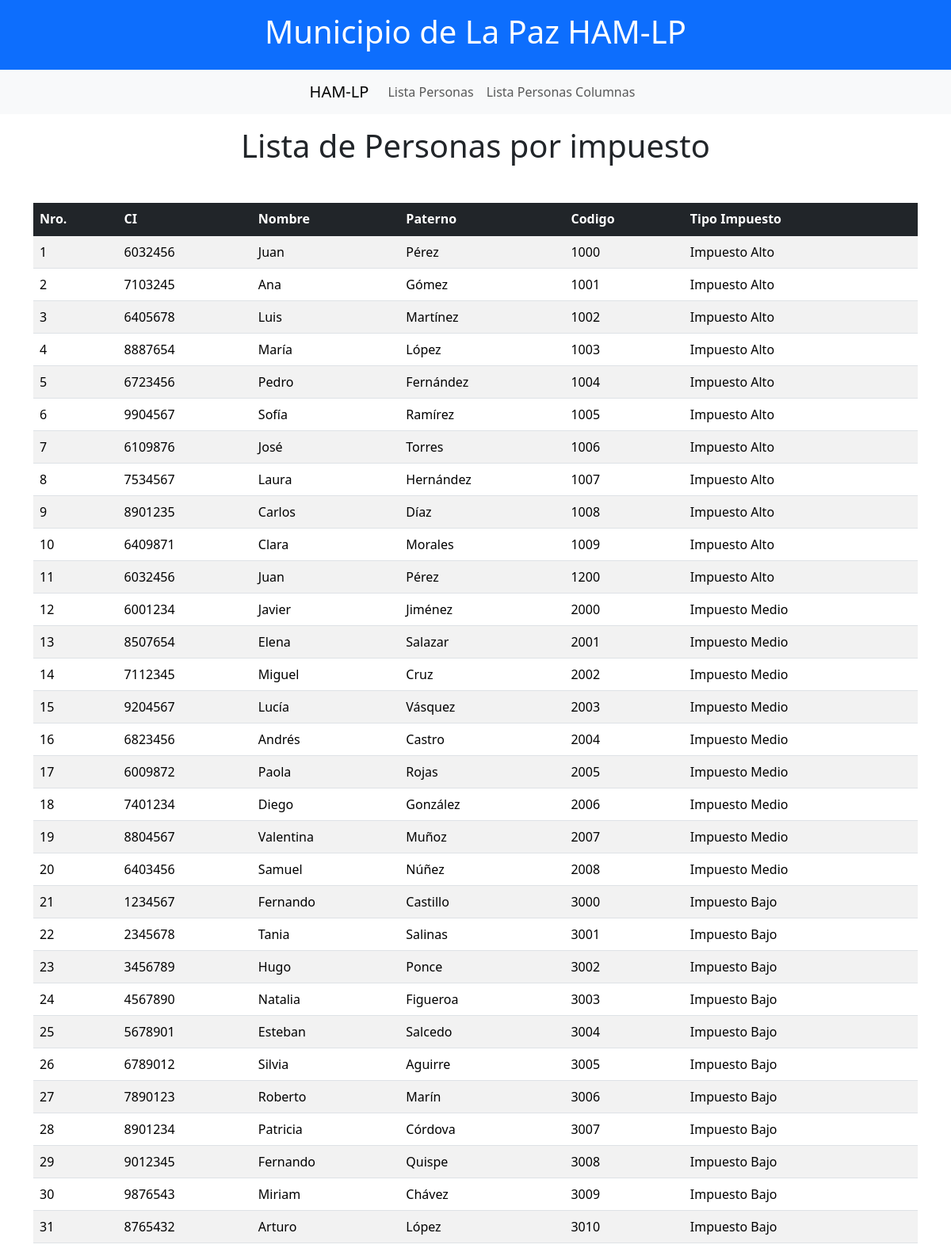
Screenshot of /6/LisstaPersonas.php with the database file from the repository.
### tables this page shows
CREATE TABLE `persona` (
  `ci` int(11) NOT NULL,
  `nombre` varchar(50) NOT NULL,
  `paterno` varchar(50) NOT NULL
);

CREATE TABLE `catastro` (
  `id` int(11) NOT NULL,
  `zona` varchar(50) NOT NULL,
  `xini` decimal(10,6) NOT NULL,
  `yini` decimal(10,6) NOT NULL,
  `xfin` decimal(10,6) NOT NULL,
  `yfin` decimal(10,6) NOT NULL,
  `superficie` decimal(10,2) NOT NULL,
  `ci` int(11) NOT NULL,
  `distrito` varchar(50) NOT NULL
);

### 6/LisstaPersonas.php (the view, shortened to what this page needs)
<?php
include 'conexion.php';
$sql = "select p.ci, p.nombre, p.paterno, c.id,
    case when c.id like '1%' then 'Impuesto Alto'
        when c.id like '2%' then 'Impuesto Medio'
        when c.id like '3%' then 'Impuesto Bajo'
        else 'Sin Clasificación'
    end as tipo_impuesto
from persona p
join catastro c ON p.ci = c.ci
order by c.id;";
$resultado = mysqli_query($conn, $sql);
?>
<!DOCTYPE html>
<html lang="es">
<head>
    <link href="https://cdn.jsdelivr.net/npm/bootstrap@5.3.3/dist/css/bootstrap.min.css" rel="stylesheet">
</head>
<body>
    <?php include('./nav.php'); ?>
    <main>
        <div class="text-center mt-3">
            <h1>Lista de Personas por impuesto</h1>
        </div>
        <div class="container mt-5">
            <table class="table table-striped">
                <thead class="table-dark">
                    <tr>
                        <th scope="col">Nro.</th>
                        <th scope="col">CI</th>
                        <th scope="col">Nombre</th>
                        <th scope="col">Paterno</th>
                        <th scope="col">Codigo</th>
                        <th scope="col">Tipo Impuesto</th>
                    </tr>
                </thead>
                <tbody class="table-group-divider">
                    <?php
                    $nro = 1;
                    while ($fila = mysqli_fetch_array($resultado)) {
                        echo "<tr>";
                        echo "<td>{$nro}</td>";
                        echo "<td scope='row'>{$fila['ci']}</td>";
                        echo "<td>{$fila['nombre']}</td>";
                        echo "<td>{$fila['paterno']}</td>";
                        echo "<td>{$fila['id']}</td>";
                        echo "<td>{$fila['tipo_impuesto']}</td>";
                        echo "</tr>";
                        $nro++;
                    }
                    ?>
                </tbody>
            </table>
        </div>
    </main>
</body>
</html>

### 6/nav.php (shortened to what this page needs)
<div class="bg-primary text-white text-center py-3">
    <h1>Municipio de La Paz HAM-LP</h1>
</div>
<nav class="navbar navbar-expand-lg navbar-light bg-light">
<div class="collapse navbar-collapse justify-content-center" id="navbarNav">
        <a class="navbar-brand" href="index.php">HAM-LP</a>
        <ul class="navbar-nav">
            <li class="nav-item">
                <a class="nav-link" href="LisstaPersonas.php">Lista Personas</a>
            </li>
            <li class="nav-item">
                <a class="nav-link" href="ListaPersonasColumna.php">Lista Personas Columnas</a>
            </li>
        </ul>
    </div>
</nav>

### rows the page displays
persona: ci "6032456", nombre "Juan", paterno "Pérez", catastro.id "1000", tipo_impuesto "Impuesto Alto", catastro.id "1200"
persona: ci "7103245", nombre "Ana", paterno "Gómez", catastro.id "1001", tipo_impuesto "Impuesto Alto"
persona: ci "6405678", nombre "Luis", paterno "Martínez", catastro.id "1002", tipo_impuesto "Impuesto Alto"
persona: ci "8887654", nombre "María", paterno "López", catastro.id "1003", tipo_impuesto "Impuesto Alto"
persona: ci "6723456", nombre "Pedro", paterno "Fernández", catastro.id "1004", tipo_impuesto "Impuesto Alto"
persona: ci "9904567", nombre "Sofía", paterno "Ramírez", catastro.id "1005", tipo_impuesto "Impuesto Alto"
persona: ci "6109876", nombre "José", paterno "Torres", catastro.id "1006", tipo_impuesto "Impuesto Alto"
persona: ci "7534567", nombre "Laura", paterno "Hernández", catastro.id "1007", tipo_impuesto "Impuesto Alto"
persona: ci "8901235", nombre "Carlos", paterno "Díaz", catastro.id "1008", tipo_impuesto "Impuesto Alto"
persona: ci "6409871", nombre "Clara", paterno "Morales", catastro.id "1009", tipo_impuesto "Impuesto Alto"
persona: ci "6001234", nombre "Javier", paterno "Jiménez", catastro.id "2000", tipo_impuesto "Impuesto Medio"
persona: ci "8507654", nombre "Elena", paterno "Salazar", catastro.id "2001", tipo_impuesto "Impuesto Medio"
persona: ci "7112345", nombre "Miguel", paterno "Cruz", catastro.id "2002", tipo_impuesto "Impuesto Medio"
persona: ci "9204567", nombre "Lucía", paterno "Vásquez", catastro.id "2003", tipo_impuesto "Impuesto Medio"
persona: ci "6823456", nombre "Andrés", paterno "Castro", catastro.id "2004", tipo_impuesto "Impuesto Medio"
persona: ci "6009872", nombre "Paola", paterno "Rojas", catastro.id "2005", tipo_impuesto "Impuesto Medio"
persona: ci "7401234", nombre "Diego", paterno "González", catastro.id "2006", tipo_impuesto "Impuesto Medio"
persona: ci "8804567", nombre "Valentina", paterno "Muñoz", catastro.id "2007", tipo_impuesto "Impuesto Medio"
persona: ci "6403456", nombre "Samuel", paterno "Núñez", catastro.id "2008", tipo_impuesto "Impuesto Medio"
persona: ci "1234567", nombre "Fernando", paterno "Castillo", catastro.id "3000", tipo_impuesto "Impuesto Bajo"
persona: ci "2345678", nombre "Tania", paterno "Salinas", catastro.id "3001", tipo_impuesto "Impuesto Bajo"
persona: ci "3456789", nombre "Hugo", paterno "Ponce", catastro.id "3002", tipo_impuesto "Impuesto Bajo"
persona: ci "4567890", nombre "Natalia", paterno "Figueroa", catastro.id "3003", tipo_impuesto "Impuesto Bajo"
persona: ci "5678901", nombre "Esteban", paterno "Salcedo", catastro.id "3004", tipo_impuesto "Impuesto Bajo"
persona: ci "6789012", nombre "Silvia", paterno "Aguirre", catastro.id "3005", tipo_impuesto "Impuesto Bajo"
persona: ci "7890123", nombre "Roberto", paterno "Marín", catastro.id "3006", tipo_impuesto "Impuesto Bajo"
persona: ci "8901234", nombre "Patricia", paterno "Córdova", catastro.id "3007", tipo_impuesto "Impuesto Bajo"
persona: ci "9012345", nombre "Fernando", paterno "Quispe", catastro.id "3008", tipo_impuesto "Impuesto Bajo"
persona: ci "9876543", nombre "Miriam", paterno "Chávez", catastro.id "3009", tipo_impuesto "Impuesto Bajo"
persona: ci "8765432", nombre "Arturo", paterno "López", catastro.id "3010", tipo_impuesto "Impuesto Bajo"
